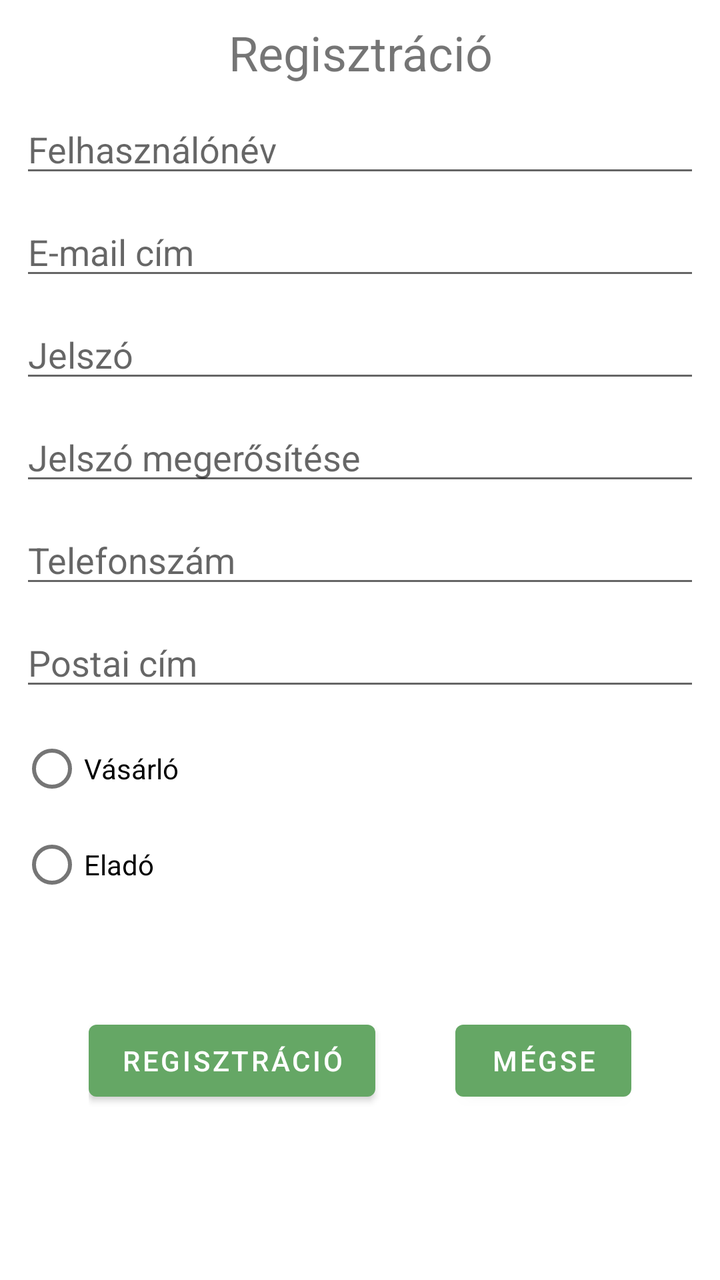
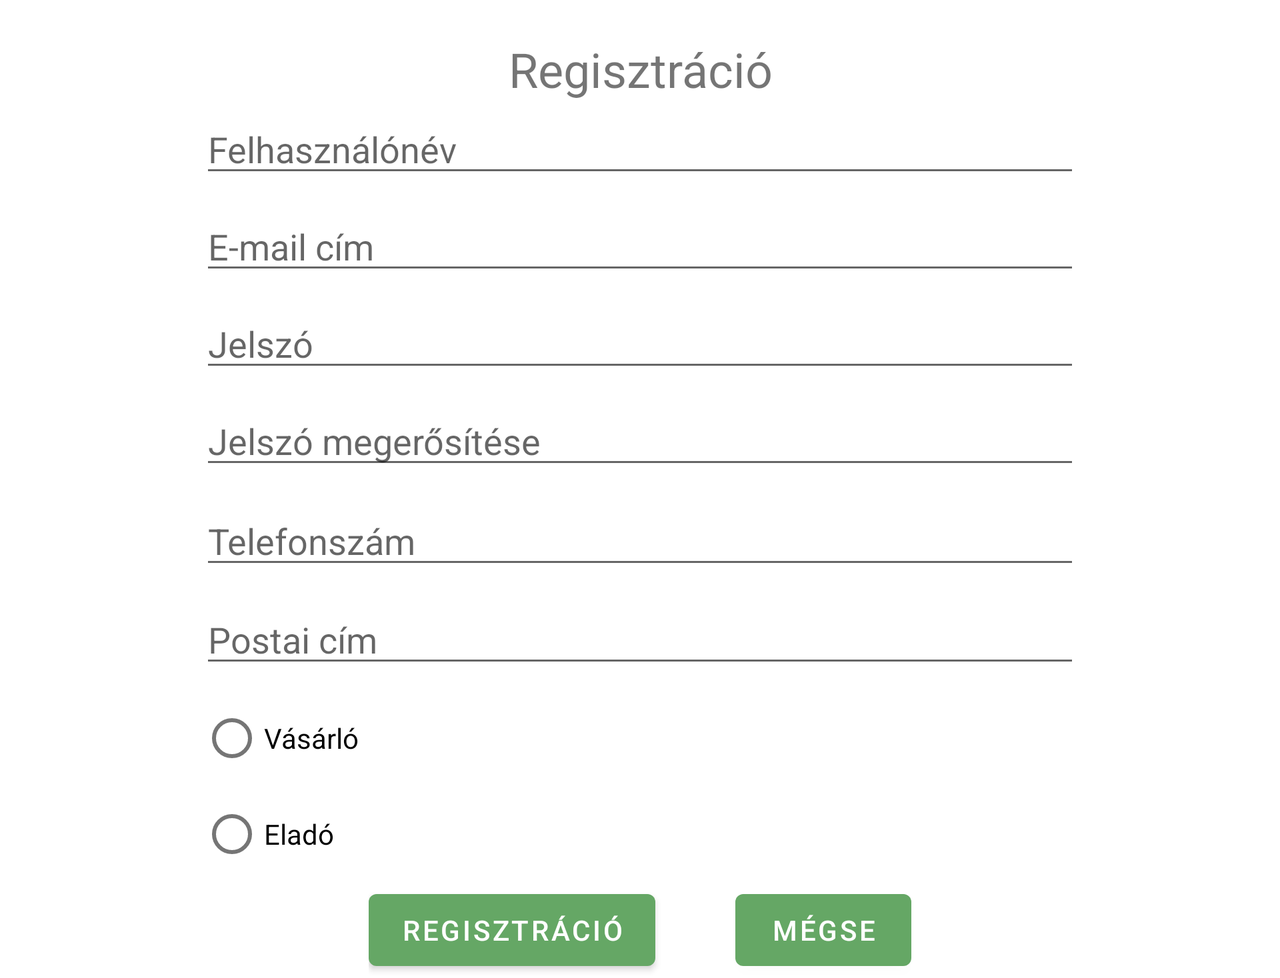

One screen, two layout resources from the same app: the default and the repository's alternative for another configuration. Each is rendered where Android would select it; the XML of both is given below.
<!-- AndroidManifest.xml: application theme Theme.BioWebshop -->
<!-- res/layout/activity_register.xml -->
<?xml version="1.0" encoding="utf-8"?>
<RelativeLayout
    xmlns:android="http://schemas.android.com/apk/res/android"
    xmlns:tools="http://schemas.android.com/tools"
    android:layout_width="match_parent"
    android:layout_height="match_parent"
    tools:context=".RegisterActivity">

    <TextView
        android:id="@+id/registrationTextView"
        android:layout_width="match_parent"
        android:layout_height="wrap_content"
        android:layout_marginTop="@dimen/default_margin"
        android:text="@string/registration"
        android:textSize="24sp"
        android:layout_alignParentStart="true"
        android:layout_alignParentEnd="true"
        android:textAlignment="center"/>

    <EditText
        android:id="@+id/userNameEditText"
        android:layout_width="match_parent"
        android:layout_height="wrap_content"
        android:layout_marginTop="@dimen/default_margin"
        android:layout_marginLeft="@dimen/default_margin"
        android:layout_marginRight="@dimen/default_margin"
        android:ems="10"
        android:hint="@string/user_name"
        android:inputType="textPersonName"
        android:layout_alignParentStart="true"
        android:layout_alignParentEnd="true"
        android:layout_below="@id/registrationTextView" />

    <EditText
        android:id="@+id/userEmailEditText"
        android:layout_width="match_parent"
        android:layout_height="wrap_content"
        android:layout_marginTop="@dimen/default_margin"
        android:layout_marginLeft="@dimen/default_margin"
        android:layout_marginRight="@dimen/default_margin"
        android:ems="10"
        android:hint="@string/email_address"
        android:inputType="textEmailAddress"
        android:layout_alignParentStart="true"
        android:layout_alignParentEnd="true"
        android:layout_below="@id/userNameEditText" />

    <EditText
        android:id="@+id/passwordEditText"
        android:layout_width="match_parent"
        android:layout_height="wrap_content"
        android:layout_marginTop="@dimen/default_margin"
        android:layout_marginLeft="@dimen/default_margin"
        android:layout_marginRight="@dimen/default_margin"
        android:ems="10"
        android:hint="@string/password"
        android:inputType="textPassword"
        android:layout_alignParentStart="true"
        android:layout_alignParentEnd="true"
        android:layout_below="@id/userEmailEditText" />

    <EditText
        android:id="@+id/passwordAgainEditText"
        android:layout_width="match_parent"
        android:layout_height="wrap_content"
        android:layout_marginTop="@dimen/default_margin"
        android:layout_marginLeft="@dimen/default_margin"
        android:layout_marginRight="@dimen/default_margin"
        android:ems="10"
        android:hint="@string/password_again"
        android:inputType="textPassword"
        android:layout_alignParentStart="true"
        android:layout_alignParentEnd="true"
        android:layout_below="@id/passwordEditText" />

    <EditText
        android:id="@+id/phoneEditText"
        android:layout_width="match_parent"
        android:layout_height="wrap_content"
        android:layout_marginTop="@dimen/default_margin"
        android:layout_marginLeft="@dimen/default_margin"
        android:layout_marginRight="@dimen/default_margin"
        android:ems="10"
        android:hint="@string/phone_number"
        android:inputType="phone"
        android:layout_alignParentStart="true"
        android:layout_alignParentEnd="true"
        android:layout_below="@id/passwordAgainEditText" />


    <EditText
        android:id="@+id/addressEditText"
        android:layout_width="match_parent"
        android:layout_height="wrap_content"
        android:layout_marginTop="@dimen/default_margin"
        android:layout_marginLeft="@dimen/default_margin"
        android:layout_marginRight="@dimen/default_margin"
        android:ems="10"
        android:maxLines="3"
        android:hint="@string/address"
        android:inputType="textPostalAddress|textMultiLine"
        android:layout_alignParentStart="true"
        android:layout_alignParentEnd="true"
        android:layout_below="@id/phoneEditText" />

    <RadioGroup
        android:id="@+id/accountTypeGroup"
        android:layout_width="match_parent"
        android:layout_height="wrap_content"
        android:layout_marginTop="@dimen/default_margin"
        android:layout_marginLeft="@dimen/default_margin"
        android:layout_marginRight="@dimen/default_margin"
        android:layout_below="@id/addressEditText">
        <RadioButton
            android:id="@+id/customerRadioButton"
            android:layout_width="match_parent"
            android:layout_height="wrap_content"
            android:text="@string/customer"/>

        <RadioButton
            android:layout_width="match_parent"
            android:layout_height="wrap_content"
            android:text="@string/seller"/>

    </RadioGroup>

    <LinearLayout
        android:layout_width="wrap_content"
        android:layout_height="wrap_content"
        android:orientation="horizontal"
        android:layout_below="@id/accountTypeGroup"
        android:layout_marginTop="50dp"
        android:layout_centerHorizontal="true"
        >
        <Button
            android:layout_width="wrap_content"
            android:layout_height="wrap_content"
            android:text="@string/registration"
            android:onClick="register"/>
        <Button
            android:layout_width="wrap_content"
            android:layout_height="wrap_content"
            android:layout_marginStart="40dp"
            android:text="@string/cancel"
            android:onClick="cancel"/>
    </LinearLayout>

</RelativeLayout>
<!-- resources referenced by this layout -->
<resources>
  <dimen name="default_margin">10dp</dimen>
  <string name="address">Postai cím</string>
  <string name="cancel">Mégse</string>
  <string name="customer">Vásárló</string>
  <string name="email_address">E-mail cím</string>
  <string name="password">Jelszó</string>
  <string name="password_again">Jelszó megerősítése</string>
  <string name="phone_number">Telefonszám</string>
  <string name="registration">Regisztráció</string>
  <string name="seller">Eladó</string>
  <string name="user_name">Felhasználónév</string>
  <style name="Theme.BioWebshop" parent="Theme.MaterialComponents.DayNight.DarkActionBar">
          
          <item name="colorPrimary">@color/light_green</item>
          <item name="colorPrimaryVariant">@color/dark_green</item>
          <item name="colorOnPrimary">@color/white</item>
          
          <item name="colorSecondary">@color/teal_200</item>
          <item name="colorSecondaryVariant">@color/teal_700</item>
          <item name="colorOnSecondary">@color/black</item>
          
          <item name="android:statusBarColor" tools:targetApi="l">?attr/colorPrimaryVariant</item>
          
      </style>
  <color name="light_green">#65a765</color>
  <color name="dark_green">#487748</color>
  <color name="white">#FFFFFFFF</color>
  <color name="teal_200">#FF03DAC5</color>
  <color name="teal_700">#FF018786</color>
  <color name="black">#FF000000</color>
</resources>
<!-- res/layout-land/activity_register.xml (the repository's variant of the layout above) -->
<!-- drawn on the phone turned sideways -->
<?xml version="1.0" encoding="utf-8"?>
<ScrollView
    xmlns:android="http://schemas.android.com/apk/res/android"
    xmlns:app="http://schemas.android.com/apk/res-auto"
    xmlns:tools="http://schemas.android.com/tools"
    android:layout_width="fill_parent"
    android:layout_height="fill_parent">
    <androidx.constraintlayout.widget.ConstraintLayout

        android:layout_width="match_parent"
        android:layout_height="match_parent"
        tools:context=".RegisterActivity">

        <TextView
            android:id="@+id/registrationTextView"
            android:layout_width="0dp"
            android:layout_height="wrap_content"
            android:text="@string/registration"
            android:textAlignment="center"
            android:textSize="24sp"
            app:layout_constraintBottom_toBottomOf="parent"
            app:layout_constraintEnd_toEndOf="parent"
            app:layout_constraintHorizontal_bias="0.0"
            app:layout_constraintStart_toStartOf="parent"
            app:layout_constraintTop_toTopOf="parent"
            app:layout_constraintVertical_bias="0.04" />

        <EditText
            android:id="@+id/userNameEditText"
            android:layout_width="match_parent"
            android:layout_height="wrap_content"
            android:layout_marginLeft="@dimen/margin100"
            android:layout_marginRight="@dimen/margin100"
            android:ems="10"
            android:hint="@string/user_name"
            android:inputType="textPersonName"
            app:layout_constraintBottom_toBottomOf="parent"
            app:layout_constraintEnd_toEndOf="parent"
            app:layout_constraintStart_toStartOf="parent"
            app:layout_constraintTop_toBottomOf="@+id/registrationTextView"
            app:layout_constraintVertical_bias="0.004" />

    <EditText
        android:id="@+id/userEmailEditText"
        android:layout_width="match_parent"
        android:layout_height="wrap_content"
        android:layout_marginLeft="@dimen/margin100"
        android:layout_marginRight="@dimen/margin100"
        android:ems="10"
        android:hint="@string/email_address"
        android:inputType="textEmailAddress"
        app:layout_constraintBottom_toBottomOf="parent"
        app:layout_constraintEnd_toEndOf="parent"
        app:layout_constraintStart_toStartOf="parent"
        app:layout_constraintTop_toBottomOf="@+id/userNameEditText"
        app:layout_constraintVertical_bias="0.021" />

    <EditText
            android:id="@+id/passwordEditText"
            android:layout_width="match_parent"
            android:layout_height="wrap_content"
            android:layout_marginLeft="@dimen/margin100"
            android:layout_marginRight="@dimen/margin100"
            android:ems="10"
            android:hint="@string/password"
            android:inputType="textPassword"
            app:layout_constraintBottom_toBottomOf="parent"
            app:layout_constraintEnd_toEndOf="parent"
            app:layout_constraintStart_toStartOf="parent"
            app:layout_constraintTop_toBottomOf="@+id/userEmailEditText"
            app:layout_constraintVertical_bias="0.024" />

        <EditText
            android:id="@+id/passwordAgainEditText"
            android:layout_width="match_parent"
            android:layout_height="wrap_content"
            android:layout_marginLeft="@dimen/margin100"
            android:layout_marginRight="@dimen/margin100"
            android:ems="10"
            android:hint="@string/password_again"
            android:inputType="textPassword"
            app:layout_constraintBottom_toBottomOf="parent"
            app:layout_constraintEnd_toEndOf="parent"
            app:layout_constraintStart_toStartOf="parent"
            app:layout_constraintTop_toBottomOf="@+id/passwordEditText"
            app:layout_constraintVertical_bias="0.028" />

    <EditText
        android:id="@+id/phoneEditText"
        android:layout_width="match_parent"
        android:layout_height="wrap_content"
        android:layout_marginLeft="@dimen/margin100"
        android:layout_marginRight="@dimen/margin100"
        android:ems="10"
        android:hint="@string/phone_number"
        android:inputType="phone"
        app:layout_constraintBottom_toBottomOf="parent"
        app:layout_constraintEnd_toEndOf="parent"
        app:layout_constraintStart_toStartOf="parent"
        app:layout_constraintTop_toBottomOf="@+id/passwordAgainEditText"
        app:layout_constraintVertical_bias="0.042" />

    <EditText
        android:id="@+id/addressEditText"
        android:layout_width="match_parent"
        android:layout_height="wrap_content"
        android:layout_marginLeft="@dimen/margin100"
        android:layout_marginRight="@dimen/margin100"
        android:ems="10"
        android:hint="@string/address"
        android:inputType="textPostalAddress|textMultiLine"
        app:layout_constraintBottom_toBottomOf="parent"
        app:layout_constraintEnd_toEndOf="parent"
        app:layout_constraintStart_toStartOf="parent"
        app:layout_constraintTop_toBottomOf="@+id/phoneEditText"
        app:layout_constraintVertical_bias="0.050000012" />

    <RadioGroup
        android:id="@+id/accountTypeGroup"
        android:layout_width="match_parent"
        android:layout_height="wrap_content"
        android:layout_marginLeft="@dimen/margin100"
        android:layout_marginRight="@dimen/margin100"
        app:layout_constraintBottom_toBottomOf="parent"
        app:layout_constraintEnd_toEndOf="parent"
        app:layout_constraintStart_toStartOf="parent"
        app:layout_constraintTop_toBottomOf="@+id/addressEditText"
        app:layout_constraintVertical_bias="0.120000005">

        <RadioButton
            android:id="@+id/customerRadioButton"
            android:layout_width="match_parent"
            android:layout_height="wrap_content"
            android:text="@string/customer" />

        <RadioButton
            android:layout_width="match_parent"
            android:layout_height="wrap_content"
            android:text="@string/seller" />
    </RadioGroup>

    <LinearLayout
        android:layout_width="wrap_content"
        android:layout_height="wrap_content"
        android:layout_marginLeft="@dimen/margin100"
        android:layout_marginRight="@dimen/margin100"
        android:orientation="horizontal"
        app:layout_constraintBottom_toBottomOf="parent"
        app:layout_constraintEnd_toEndOf="parent"
        app:layout_constraintStart_toStartOf="parent"
        app:layout_constraintTop_toBottomOf="@+id/accountTypeGroup"
        app:layout_constraintVertical_bias="0.24000001">

        <Button
            android:layout_width="wrap_content"
            android:layout_height="wrap_content"
            android:onClick="register"
            android:text="@string/registration" />

        <Button
            android:layout_width="wrap_content"
            android:layout_height="wrap_content"
            android:layout_marginStart="40dp"
            android:onClick="cancel"
            android:text="@string/cancel" />
    </LinearLayout>
    </androidx.constraintlayout.widget.ConstraintLayout>
</ScrollView>
<!-- resources referenced by the variant -->
<!-- as the phone turned sideways resolves them -->
<resources>
  <dimen name="margin100">100dp</dimen>
  <string name="address">Postai cím</string>
  <string name="cancel">Mégse</string>
  <string name="customer">Vásárló</string>
  <string name="email_address">E-mail cím</string>
  <string name="password">Jelszó</string>
  <string name="password_again">Jelszó megerősítése</string>
  <string name="phone_number">Telefonszám</string>
  <string name="registration">Regisztráció</string>
  <string name="seller">Eladó</string>
  <string name="user_name">Felhasználónév</string>
  <style name="Theme.BioWebshop" parent="Theme.MaterialComponents.DayNight.DarkActionBar">
          
          <item name="colorPrimary">@color/light_green</item>
          <item name="colorPrimaryVariant">@color/dark_green</item>
          <item name="colorOnPrimary">@color/white</item>
          
          <item name="colorSecondary">@color/teal_200</item>
          <item name="colorSecondaryVariant">@color/teal_700</item>
          <item name="colorOnSecondary">@color/black</item>
          
          <item name="android:statusBarColor" tools:targetApi="l">?attr/colorPrimaryVariant</item>
          
      </style>
  <color name="light_green">#65a765</color>
  <color name="dark_green">#487748</color>
  <color name="white">#FFFFFFFF</color>
  <color name="teal_200">#FF03DAC5</color>
  <color name="teal_700">#FF018786</color>
  <color name="black">#FF000000</color>
</resources>
